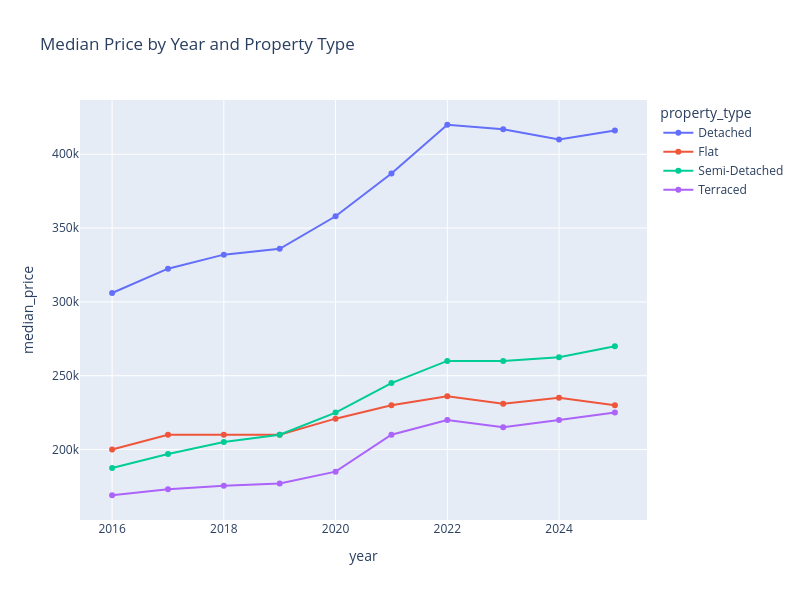

Write notebook code for a chart like this one.
### Code cell
px.line(
    annual_median_price_by_property_type,
    x="year",
    y="median_price",
    color="property_type",
    markers=True,
    title="Median Price by Year and Property Type",
    width=800,
    height=600,
)

### Figure 1 — Plotly figure (JSON) as saved in the notebook; plotly's stock layout.template omitted (floating-point values rounded to 4 significant figures)
{"data": [{"hovertemplate": "property_type=Detached<br>year=%{x}<br>median_price=%{y}<extra></extra>", "legendgroup": "Detached", "line": {"color": "#636efa", "dash": "solid"}, "marker": {"symbol": "circle"}, "mode": "lines+markers", "name": "Detached", "orientation": "v", "showlegend": true, "type": "scatter", "x": [2016, 2017, 2018, 2019, 2020, 2021, 2022, 2023, 2024, 2025], "xaxis": "x", "y": [306000.0, 322500.0, 332000.0, 336000.0, 358000.0, 387000.0, 420000.0, 417000.0, 410000.0, 416100.0], "yaxis": "y"}, {"hovertemplate": "property_type=Flat<br>year=%{x}<br>median_price=%{y}<extra></extra>", "legendgroup": "Flat", "line": {"color": "#EF553B", "dash": "solid"}, "marker": {"symbol": "circle"}, "mode": "lines+markers", "name": "Flat", "orientation": "v", "showlegend": true, "type": "scatter", "x": [2016, 2017, 2018, 2019, 2020, 2021, 2022, 2023, 2024, 2025], "xaxis": "x", "y": [200000.0, 210000.0, 210000.0, 210000.0, 220900.0, 230000.0, 236000.0, 231000.0, 235000.0, 230000.0], "yaxis": "y"}, {"hovertemplate": "property_type=Semi-Detached<br>year=%{x}<br>median_price=%{y}<extra></extra>", "legendgroup": "Semi-Detached", "line": {"color": "#00cc96", "dash": "solid"}, "marker": {"symbol": "circle"}, "mode": "lines+markers", "name": "Semi-Detached", "orientation": "v", "showlegend": true, "type": "scatter", "x": [2016, 2017, 2018, 2019, 2020, 2021, 2022, 2023, 2024, 2025], "xaxis": "x", "y": [187500.0, 197000.0, 205000.0, 210000.0, 225000.0, 245000.0, 260000.0, 260000.0, 262500.0, 270000.0], "yaxis": "y"}, {"hovertemplate": "property_type=Terraced<br>year=%{x}<br>median_price=%{y}<extra></extra>", "legendgroup": "Terraced", "line": {"color": "#ab63fa", "dash": "solid"}, "marker": {"symbol": "circle"}, "mode": "lines+markers", "name": "Terraced", "orientation": "v", "showlegend": true, "type": "scatter", "x": [2016, 2017, 2018, 2019, 2020, 2021, 2022, 2023, 2024, 2025], "xaxis": "x", "y": [169000.0, 173000.0, 175400.0, 177000.0, 185000.0, 210000.0, 220000.0, 215000.0, 220000.0, 225000.0], "yaxis": "y"}], "layout": {"height": 600, "legend": {"title": {"text": "property_type"}, "tracegroupgap": 0}, "title": {"text": "Median Price by Year and Property Type"}, "width": 800, "xaxis": {"anchor": "y", "domain": [0, 1], "title": {"text": "year"}}, "yaxis": {"anchor": "x", "domain": [0, 1], "title": {"text": "median_price"}}}}
